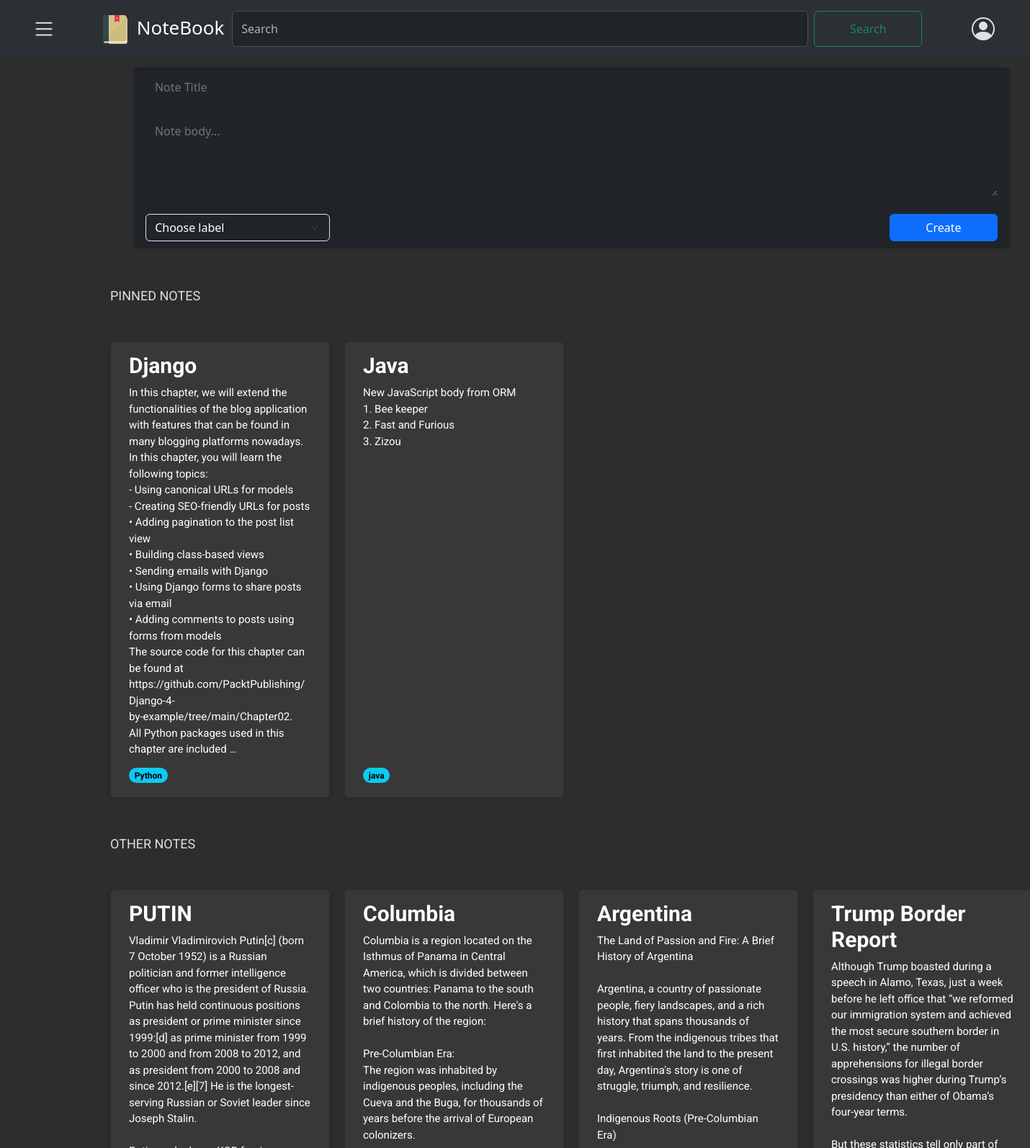
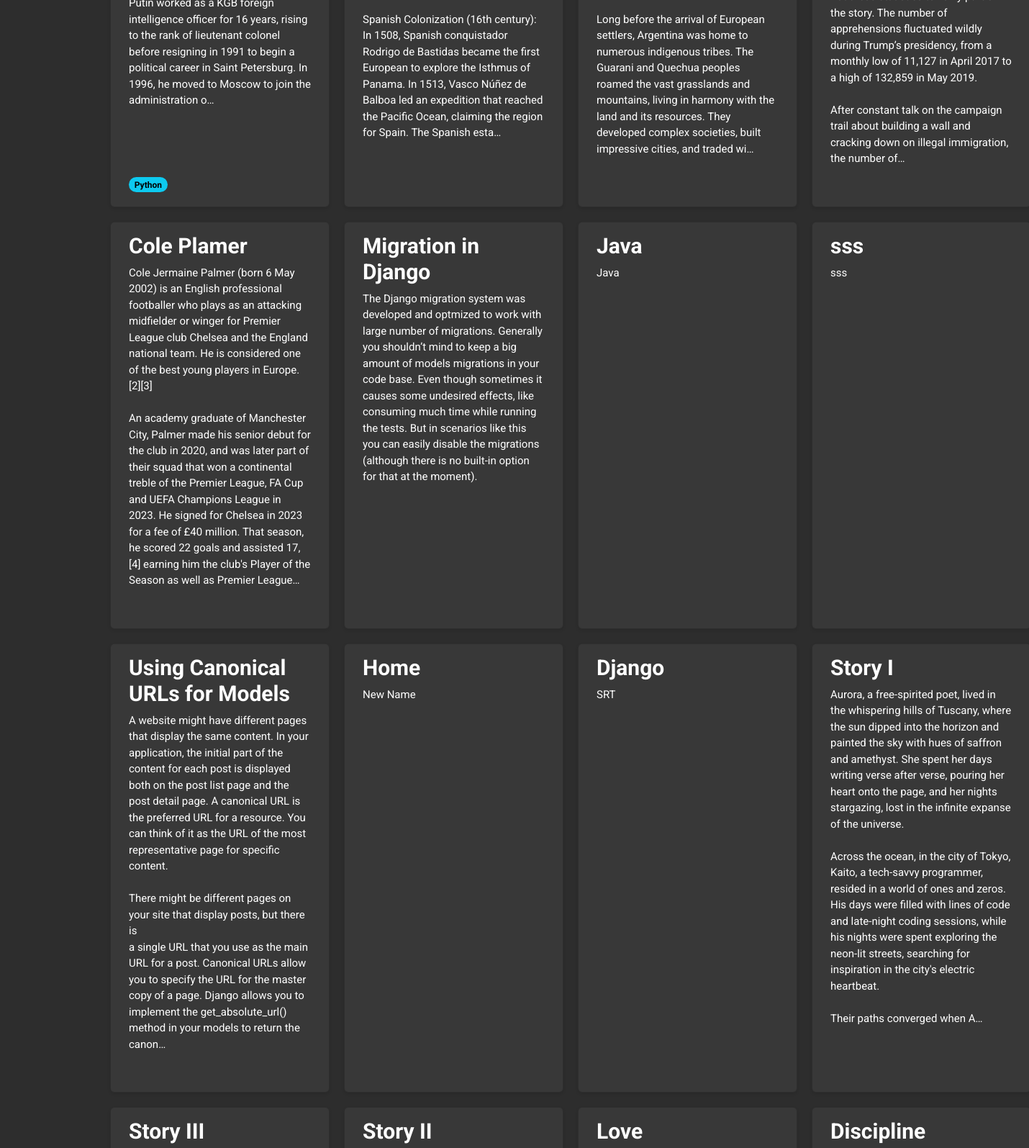
The page /notes/ (signed in, upper part) on the database its author committed (2 pictures, top to bottom).
### notes/models.py (models this page shows, shortened)
class Note(models.Model):
    user= models.ForeignKey(CustomUser,on_delete=models.CASCADE, related_name='user')
    title= models.CharField(max_length=100, null=False)
    body= models.TextField()
    label= models.ForeignKey(Label, on_delete=models.SET_NULL, related_name="notes", blank=True, null=True)
    archived= models.BooleanField(default=False)
    pinned= models.BooleanField(default= False)
    created = models.DateTimeField(auto_now_add= True)
    updated= models.DateTimeField(auto_now=True)
    class Meta:
        ordering= ['-updated']
        indexes= [
            models.Index(fields=["-updated"])
        ]
        verbose_name = "Note"
        verbose_name_plural= "Notes"

class Label(models.Model):
    user = models.ForeignKey(CustomUser, on_delete=models.CASCADE, related_name='labels', default=None)
    name = models.CharField(max_length=50, unique=True, null=False)
    class Meta:
        verbose_name = "Label"
        verbose_name_plural= "Labels"

### notes/views.py (the view)
# urls.py: path('', notes_list, name='note_list'),
@login_required
def notes_list(request):
    user = request.user
    form = NoteForm()
    pinned_notes = Note.objects.filter(user=user, pinned=True, archived=False)
    other_notes = Note.objects.filter(user=user, pinned=False, archived=False)
    return render(request,
                  'notes/note/list.html',
                  {'pinned_notes': pinned_notes,
                   'other_notes': other_notes,
                   'form': form})

### notes/forms.py
class NoteForm(forms.ModelForm):
    class Meta:
        model = Note
        fields = ['title', 'body', 'label', 'archived', 'pinned']
        widgets = {
            'label': forms.Select(),
        }
    def __init__(self, *args, **kwargs):
        user = kwargs.pop('user', None)  # Get the user from kwargs
        super().__init__(*args, **kwargs)
        if user is not None:
            self.fields['label'].queryset = Label.objects.filter(user=user)
            self.fields['label'].widget.choices = [(label.id, label.name) for label in self.fields['label'].queryset]

### notes/context_processors.py (called while the page is built)
def labels_processor(request):
    if request.user.is_authenticated:
        labels = Label.objects.filter(user=request.user)
    else:
        labels = Label.objects.none()
    return {
        'labels': labels,
    }

### notes/templates/notes/note/list.html (shortened to what this page needs)
{% extends "notes/base.html" %}
{% block content %}
{% load static %}
<p class="text-capitalize">PINNED NOTES</p>
<div class="card-container">
    {% for pinned_note in pinned_notes %}
    <div class="card" data-note-id="{{ pinned_note.id }}">
        <a href="#" class="note-link" data-note-id="{{ pinned_note.id }}">
            <h5 class="card-title">{{ pinned_note.title }}</h5>
            <p class="card-text">{{ pinned_note.body|truncatechars:650 }}</p>
        </a>
        <span class="badge rounded-pill text-bg-info">{{ pinned_note.label.name }}</span>
    </div>
    {% endfor %}
</div>
<p class="text-capitalize">OTHER NOTES</p>
<div class="card-container">
    {% for other_note in other_notes %}
    <div class="card" data-note-id="{{ other_note.id }}">
        <a href="#" class="note-link" data-note-id="{{ other_note.id }}">
            <h5 class="card-title">{{ other_note.title }}</h5>
            <p class="card-text">{{ other_note.body|truncatechars:650 }}</p>
        </a>
        <span class="badge rounded-pill text-bg-info">{{ other_note.label.name }}</span>
    </div>
    {% endfor %}
</div>
{% endblock %}

### notes/static/css/notes.css (style rules this page uses)
:root { --bg-color: #2d2d2d; --text-color: #e0e0e0; --secondary-text-color: #b0b0b0; --card-bg-color: #383838; }
html, body { background-color: #2d2d2d !important; color: #e0e0e0 !important; font-family: 'Roboto', sans-serif; }
.card-container { display: grid; grid-template-columns: repeat(auto-fill, minmax(250px, 1fr)); gap: 20px; padding: 10px; font-family: 'Roboto', Arial, sans-serif; width: 1300px; margin-top: 30px; margin-bottom: 30px; background-color: #2d2d2d !important; border-color: #444 !important; text-align: justify; }
.card { border-radius: 8px; padding: 15px 25px; box-shadow: 0 2px 4px rgba(0,0,0,0.1); background-color: #383838 !important; position: relative; padding-bottom: 20px; }
.card-title { font-size: 30px; font-weight: bold; margin-bottom: 15px; color: white !important; text-align: left; padding: 0 ; }
.card-text { font-size: 15px; color: white; text-align: left; padding: 0 0 35px; line-height: 1.5; white-space: pre-wrap; word-wrap: break-word; }
.note-link { text-decoration: none; color: inherit; }
.text-capitalize { font-family: 'Roboto', Arial, sans-serif; font-size: 18px; margin: 0; font-weight: normal; padding: 10px; }
.badge { display: inline-block; position: absolute; bottom: 20px; }

### rows shown on the page
Note: title "Django", body "In this chapter, we will extend the functionalities of the blog application with features that can be found in many blogging platforms nowadays. In this chapter, you will learn the following topics: - Using canonical URLs for models - Creating SEO-friendly URLs for posts • Adding pagination to the post list view • Building class-based views • Sending emails with Django • Using Django forms to share posts via email • Adding comments to posts using forms from models The source code for this chapter can be found at https://github.com/PacktPublishing/Django-4- by-example/tree/main/Chapter02. All Python packages used in this chapter are included …", label.name "Python"
Note: title "Java", body "New JavaScript body from ORM 1. Bee keeper 2. Fast and Furious 3. Zizou", label.name "java"
Note: title "PUTIN", body "Vladimir Vladimirovich Putin[c] (born 7 October 1952) is a Russian politician and former intelligence officer who is the president of Russia. Putin has held continuous positions as president or prime minister since 1999:[d] as prime minister from 1999 to 2000 and from 2008 to 2012, and as president from 2000 to 2008 and since 2012.[e][7] He is the longest-serving Russian or Soviet leader since Joseph Stalin. Putin worked as a KGB foreign intelligence officer for 16 years, rising to the rank of lieutenant colonel before resigning in 1991 to begin a political career in Saint Petersburg. In 1996, he moved to Moscow to join the administration o…", label.name "Python"
Note: title "Columbia", body "Columbia is a region located on the Isthmus of Panama in Central America, which is divided between two countries: Panama to the south and Colombia to the north. Here's a brief history of the region: Pre-Columbian Era: The region was inhabited by indigenous peoples, including the Cueva and the Buga, for thousands of years before the arrival of European colonizers. Spanish Colonization (16th century): In 1508, Spanish conquistador Rodrigo de Bastidas became the first European to explore the Isthmus of Panama. In 1513, Vasco Núñez de Balboa led an expedition that reached the Pacific Ocean, claiming the region for Spain. The Spanish esta…"
Note: title "Argentina", body "The Land of Passion and Fire: A Brief History of Argentina Argentina, a country of passionate people, fiery landscapes, and a rich history that spans thousands of years. From the indigenous tribes that first inhabited the land to the present day, Argentina's story is one of struggle, triumph, and resilience. Indigenous Roots (Pre-Columbian Era) Long before the arrival of European settlers, Argentina was home to numerous indigenous tribes. The Guarani and Quechua peoples roamed the vast grasslands and mountains, living in harmony with the land and its resources. They developed complex societies, built impressive cities, and traded wi…"
Note: title "Trump Border Report", body "Although Trump boasted during a speech in Alamo, Texas, just a week before he left office that “we reformed our immigration system and achieved the most secure southern border in U.S. history,” the number of apprehensions for illegal border crossings was higher during Trump’s presidency than either of Obama’s four-year terms. But these statistics tell only part of the story. The number of apprehensions fluctuated wildly during Trump’s presidency, from a monthly low of 11,127 in April 2017 to a high of 132,859 in May 2019. After constant talk on the campaign trail about building a wall and cracking down on illegal immigration, the number of…"
Note: title "Cole Plamer", body "Cole Jermaine Palmer (born 6 May 2002) is an English professional footballer who plays as an attacking midfielder or winger for Premier League club Chelsea and the England national team. He is considered one of the best young players in Europe.[2][3] An academy graduate of Manchester City, Palmer made his senior debut for the club in 2020, and was later part of their squad that won a continental treble of the Premier League, FA Cup and UEFA Champions League in 2023. He signed for Chelsea in 2023 for a fee of £40 million. That season, he scored 22 goals and assisted 17,[4] earning him the club's Player of the Season as well as Premier League…"
Note: title "Migration in Django", body "The Django migration system was developed and optmized to work with large number of migrations. Generally you shouldn’t mind to keep a big amount of models migrations in your code base. Even though sometimes it causes some undesired effects, like consuming much time while running the tests. But in scenarios like this you can easily disable the migrations (although there is no built-in option for that at the moment)."
Note: title "Java", body "Java"
Note: title "sss", body "sss"
Note: title "Using Canonical URLs for Models", body "A website might have different pages that display the same content. In your application, the initial part of the content for each post is displayed both on the post list page and the post detail page. A canonical URL is the preferred URL for a resource. You can think of it as the URL of the most representative page for specific content. There might be different pages on your site that display posts, but there is a single URL that you use as the main URL for a post. Canonical URLs allow you to specify the URL for the master copy of a page. Django allows you to implement the get_absolute_url() method in your models to return the canon…"
Note: title "Home", body "New Name"
Note: title "Django", body "SRT"
Note: title "Story I", body "Aurora, a free-spirited poet, lived in the whispering hills of Tuscany, where the sun dipped into the horizon and painted the sky with hues of saffron and amethyst. She spent her days writing verse after verse, pouring her heart onto the page, and her nights stargazing, lost in the infinite expanse of the universe. Across the ocean, in the city of Tokyo, Kaito, a tech-savvy programmer, resided in a world of ones and zeros. His days were filled with lines of code and late-night coding sessions, while his nights were spent exploring the neon-lit streets, searching for inspiration in the city's electric heartbeat. Their paths converged when A…"
Note: title "Story III"
Note: title "Story II"
Note: title "Love"
Note: title "Discipline"
